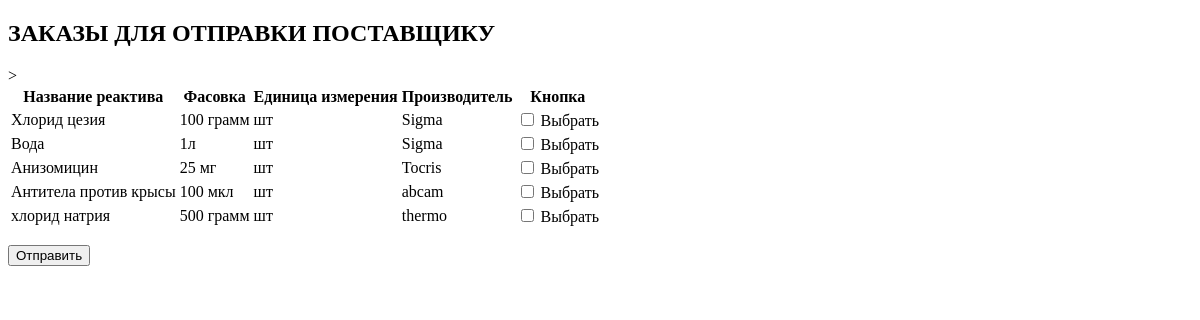
/reagent_list_checkbox, run on an earlier commit of the app's database.
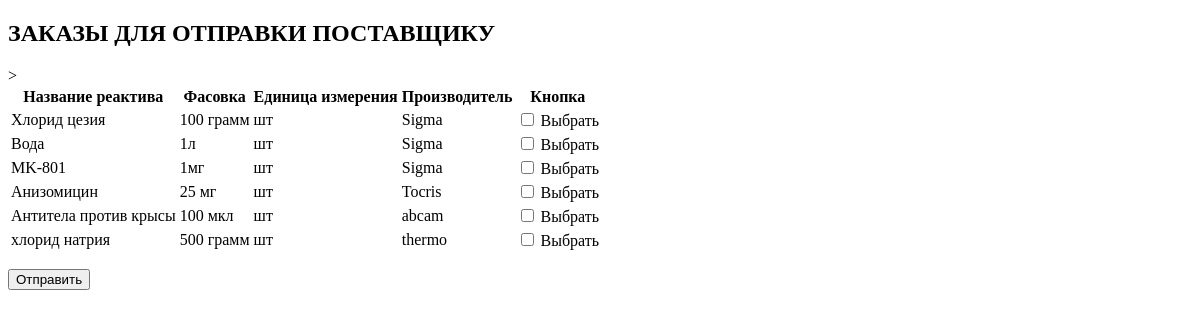
And on a later commit of the database.
### app/order/models.py (models this page shows, shortened)
class ItemInOrder(db.Model):
    id = db.Column(db.Integer, primary_key=True)
    order_published = db.Column(db.DateTime, index=True, default=datetime.utcnow)
    user_id = db.Column(db.Integer, db.ForeignKey('user.id'))
    reagent_name = db.Column(db.String, index=True, nullable=False)
    package = db.Column(db.String, index=True)
    package_unit = db.Column(db.String, index=True)
    vendor_name = db.Column(db.String, index=True, nullable=False)
    catalogue_number = db.Column(db.String, index=True)
    url_reagent = db.Column(db.String, nullable=True)
    urgency = db.Column(db.String, index=True)
    reagent_aim = db.Column(db.String, index=True)
    reagent_comments = db.Column(db.String)
    reagent_status = db.Column(db.String, index=True, default='черновик')

### app/order/routes.py (the view)
@app.route('/reagent_list_checkbox', methods=['GET', 'POST'])
def reagent_list_checkbox():
    items = ItemInOrder.query.filter_by(reagent_status='черновик').order_by(ItemInOrder.vendor_name).all()
    if request.method == 'GET':
        items = ItemInOrder.query.filter_by(reagent_status='черновик').order_by(ItemInOrder.vendor_name).all()
        return render_template('reagent_list_checkbox.html', items=items)
    elif request.method == 'POST' and form.validate_on_submit():
        return render_template('result-form.html', form=form)
    return render_template('reagent_list_checkbox.html', items=items)

### app/templates/old/reagent_list_checkbox.html (shortened to what this page needs)
<!doctype html>
<html lang="en">
<head>
</head>
    <body>
        <h2> ЗАКАЗЫ ДЛЯ ОТПРАВКИ ПОСТАВЩИКУ </h2>>
        <form action="" method="post">
        <table>
            <tr>
                <th>Название реактива </th>
                <th>Фасовка </th>
                <th>Единица измерения </th>
                <th>Производитель </th>
                <th>Кнопка </th>
            </tr>
            {% for item in items %}
            <tr>
                <td>{{ item.reagent_name }} </td>
                <td>{{ item.package }} </td>
                <td>{{ item.package_unit }} </td>
                <td>{{ item.vendor_name }} </td>
                <td><input type="checkbox" name="a" value="{{ item.id }}"> Выбрать</td>
            </tr>
            {% endfor %}
        </table>
        <p><input type="submit" value="Отправить"></p>
        </form>
    </body>
</html>

What changed in the data, as far as the page shows it:
added ItemInOrder: reagent_name "MK-801", package "1мг", package_unit "шт", vendor_name "Sigma"
